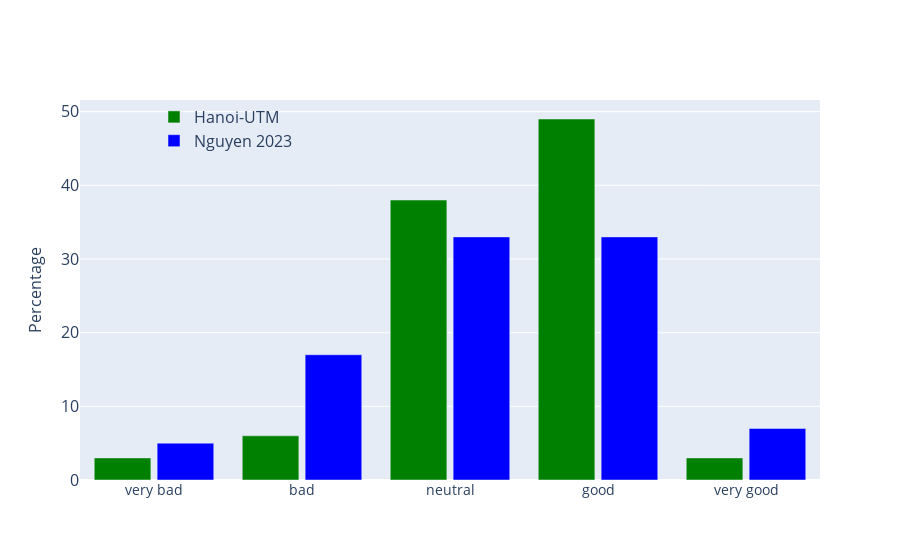

Notebook code for this chart:
### Code cell
opinions = ['very bad', 'bad', 'neutral', 'good', 'very good']

fig = go.Figure()
fig.add_trace(go.Bar(x=opinions,
                y=[3,6,38,49,3],
                name='Hanoi-UTM',
                marker_color='green'
                ))
fig.add_trace(go.Bar(x=opinions,
                y=[5,17,33,33,7],
                name='Nguyen 2023',
                marker_color='blue'
                ))


fig.update_layout(
    #title='Modal share statistic in 3 different studies',
    xaxis_tickfont_size=14,
    yaxis=dict(
        title='Percentage',
        titlefont_size=16,
        tickfont_size=16,
    ),
    legend=dict(
        x=0.1,
        y=1.0,
        bgcolor='rgba(255, 255, 255, 0)',
        bordercolor='rgba(255, 255, 255, 0)',
        font=dict(size=16)
    ),
    barmode='group',
    bargap=0.15, # gap between bars of adjacent location coordinates.
    bargroupgap=0.1 # gap between bars of the same location coordinate.
)
fig.show()
fig.write_image('../Figures/opinion_motob.pdf')

### Figure 1 — Plotly figure (JSON) as saved in the notebook; plotly's stock layout.template omitted (floating-point values rounded to 4 significant figures)
{"data": [{"marker": {"color": "green"}, "name": "Hanoi-UTM", "type": "bar", "x": ["very bad", "bad", "neutral", "good", "very good"], "y": [3, 6, 38, 49, 3]}, {"marker": {"color": "blue"}, "name": "Nguyen 2023", "type": "bar", "x": ["very bad", "bad", "neutral", "good", "very good"], "y": [5, 17, 33, 33, 7]}], "layout": {"bargap": 0.15, "bargroupgap": 0.1, "barmode": "group", "legend": {"bgcolor": "rgba(255, 255, 255, 0)", "bordercolor": "rgba(255, 255, 255, 0)", "font": {"size": 16}, "x": 0.1, "y": 1}, "xaxis": {"tickfont": {"size": 14}}, "yaxis": {"tickfont": {"size": 16}, "title": {"font": {"size": 16}, "text": "Percentage"}}}}
